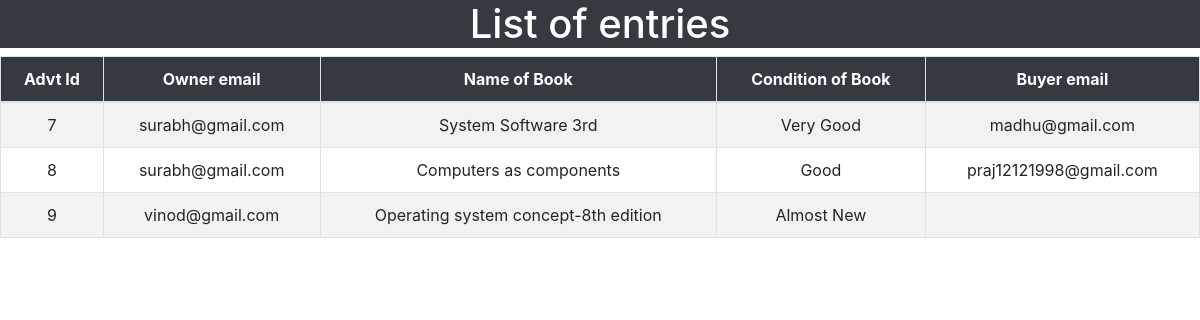
Screenshot of /book_summary.php with the database file from the repository.
### tables this page shows
CREATE TABLE `book` (
  `product_id` int(100) NOT NULL,
  `name_of_book` varchar(255) DEFAULT NULL,
  `condition_book` varchar(255) DEFAULT NULL,
  `ad_description` varchar(255) DEFAULT NULL,
  `expected_price` varchar(255) DEFAULT NULL
);

CREATE TABLE `advertisement` (
  `advt_id` int(100) NOT NULL,
  `item_name` varchar(255) DEFAULT NULL,
  `item_type` varchar(255) DEFAULT NULL,
  `date_of_init` varchar(255) DEFAULT NULL,
  `date_of_exp` varchar(255) DEFAULT NULL,
  `owner_id` varchar(255) DEFAULT NULL,
  `buyer_id` varchar(255) DEFAULT NULL
);

### book_summary.php (the view, shortened to what this page needs)
<html>
    <head>
<link rel="stylesheet" href="https://maxcdn.bootstrapcdn.com/bootstrap/4.5.2/css/bootstrap.min.css">
</head>
<body>
<div class="main-div">
    <h1 class="text-center text-white bg-dark">List of entries</h1>
          <div class="center-div">
        <div class="table-responsive">
            <table class="table table-bordered table-striped table-hover text-center">
                <thead class="bg-dark text-white">
                    <tr>
                        <th>Advt Id</th>
                        <th>Owner email</th>
                        <th>Name of Book</th>
                        <th>Condition of Book</th>
                        <th>Buyer email</th>
                   </tr>
                </thead>
                <tbody>
                <?php
                    $username= "root";
                    $password = "";
                    $server = 'localhost';
                    $db = 'olx';
                    $con = mysqli_connect($server,$username,$password,$db);
                   $selectquery = "select a.advt_id,a.owner_id,b.name_of_book,b.condition_book,a.buyer_id from advertisement a inner join book b on a.advt_id=b.product_id;";
                    $query = mysqli_query($con,$selectquery);
                    while($res = mysqli_fetch_array($query)){
                        ?>
                        <tr>
                        <td><?php echo $res['advt_id'];?></td>
                        <td><?php echo $res['owner_id'];?></td>
                        <td><?php echo $res['name_of_book'] ?></td>
                        <td><?php echo $res['condition_book'];?></td>
                        <td><?php echo $res['buyer_id'];?></td>
                        </tr>
                    <?php
                    }
                    ?>
                </tbody>
            </table>
        </div>
    </div>
</body>
</html>

### rows the page displays
book: product_id.advt_id "7", product_id.owner_id "surabh@gmail.com", name_of_book "System Software 3rd", condition_book "Very Good", product_id.buyer_id "madhu@gmail.com"
book: product_id.advt_id "8", product_id.owner_id "surabh@gmail.com", name_of_book "Computers as components", condition_book "Good", product_id.buyer_id "praj12121998@gmail.com"
book: product_id.advt_id "9", product_id.owner_id "vinod@gmail.com", name_of_book "Operating system concept-8th edition", condition_book "Almost New"
